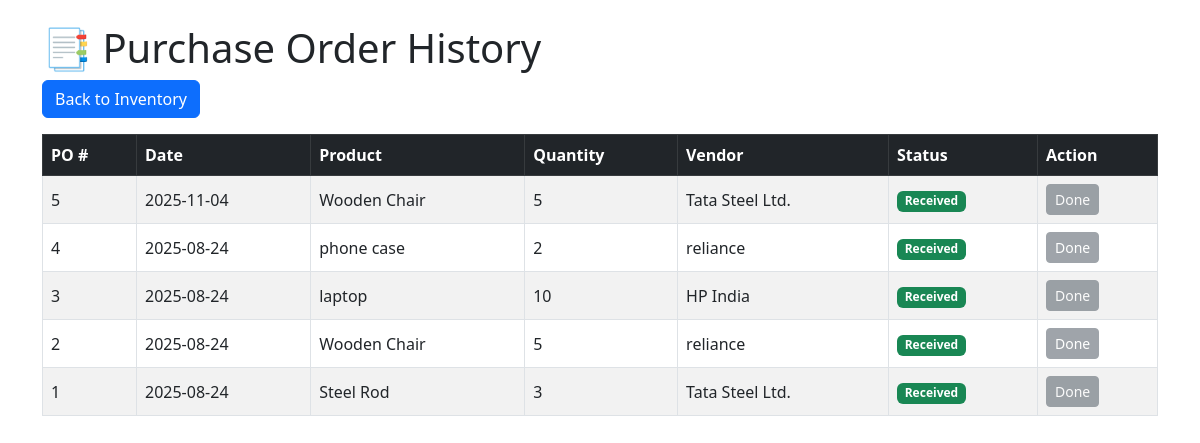
The app's page /po_history with its own data.
### tables this page shows
CREATE TABLE purchase_orders (
            id INTEGER PRIMARY KEY AUTOINCREMENT,
            product_id INTEGER,
            vendor_id INTEGER,
            quantity INTEGER,
            date TEXT,
            status TEXT DEFAULT 'Pending',
            FOREIGN KEY (product_id) REFERENCES products(id),
            FOREIGN KEY (vendor_id) REFERENCES vendors(id)
        );

CREATE TABLE products (
            id INTEGER PRIMARY KEY AUTOINCREMENT,
            product_name TEXT NOT NULL,
            quantity INTEGER NOT NULL,
            price REAL NOT NULL
        );

CREATE TABLE vendors (
            id INTEGER PRIMARY KEY AUTOINCREMENT,
            vendor_name TEXT NOT NULL,
            contact TEXT
        );

### app.py (the view)
@app.route("/po_history")
def po_history():
    conn = get_conn()
    cur = conn.cursor()
    cur.execute("""
        SELECT po.id as po_id, po.quantity, po.date, po.status,
               p.product_name, v.vendor_name
        FROM purchase_orders po
        LEFT JOIN products p ON p.id = po.product_id
        LEFT JOIN vendors v ON v.id = po.vendor_id
        ORDER BY po.id DESC
    """)
    orders = cur.fetchall()
    conn.close()
    return render_template("po_history.html", purchase_orders=orders)

### app.py (called while the page is built)
def get_conn():
    conn = sqlite3.connect(DB_PATH)
    conn.row_factory = sqlite3.Row
    conn.execute("PRAGMA foreign_keys = ON")
    return conn

### templates/po_history.html (shortened to what this page needs)
<!DOCTYPE html>
<html>
<head>
  <link
    rel="stylesheet"
    href="https://cdn.jsdelivr.net/npm/bootstrap@5.3.0/dist/css/bootstrap.min.css">
</head>
<body class="container mt-4">
  <h1>📑 Purchase Order History</h1>
  <a href="{{ url_for('index') }}" class="btn btn-primary mb-3">Back to Inventory</a>
  {% if purchase_orders and purchase_orders|length > 0 %}
  <table class="table table-bordered table-striped align-middle">
    <thead class="table-dark">
      <tr>
        <th>PO #</th>
        <th>Date</th>
        <th>Product</th>
        <th>Quantity</th>
        <th>Vendor</th>
        <th>Status</th>
        <th style="width: 120px;">Action</th>
      </tr>
    </thead>
    <tbody>
      {% for po in purchase_orders %}
      <tr>
        <td>{{ po.po_id }}</td>
        <td>{{ po.date or '-' }}</td>
        <td>{{ po.product_name or '— (deleted product)' }}</td>
        <td>{{ po.quantity }}</td>
        <td>{{ po.vendor_name or '— (deleted vendor)' }}</td>
        <td>
          {% if po.status == 'Pending' %}
            <span class="badge bg-warning text-dark">Pending</span>
          {% else %}
            <span class="badge bg-success">Received</span>
          {% endif %}
        </td>
        <td>
          {% if po.status == 'Pending' %}
            <a href="{{ url_for('receive_po', po_id=po.po_id) }}"
               class="btn btn-success btn-sm">Receive</a>
          {% else %}
            <button class="btn btn-secondary btn-sm" disabled>Done</button>
          {% endif %}
        </td>
      </tr>
      {% endfor %}
    </tbody>
  </table>
  {% else %}
    <div class="alert alert-info">No purchase orders yet.</div>
  {% endif %}
</body>
</html>

### records on screen
purchase_orders: po_id "5", date "2025-11-04", product_name "Wooden Chair", quantity "5", vendor_name "Tata Steel Ltd.", status "Received"
purchase_orders: po_id "4", date "2025-08-24", product_name "phone case", quantity "2", vendor_name "reliance", status "Received"
purchase_orders: po_id "3", date "2025-08-24", product_name "laptop", quantity "10", vendor_name "HP India", status "Received"
purchase_orders: po_id "2", date "2025-08-24", product_name "Wooden Chair", quantity "5", vendor_name "reliance", status "Received"
purchase_orders: po_id "1", date "2025-08-24", product_name "Steel Rod", quantity "3", vendor_name "Tata Steel Ltd.", status "Received"
